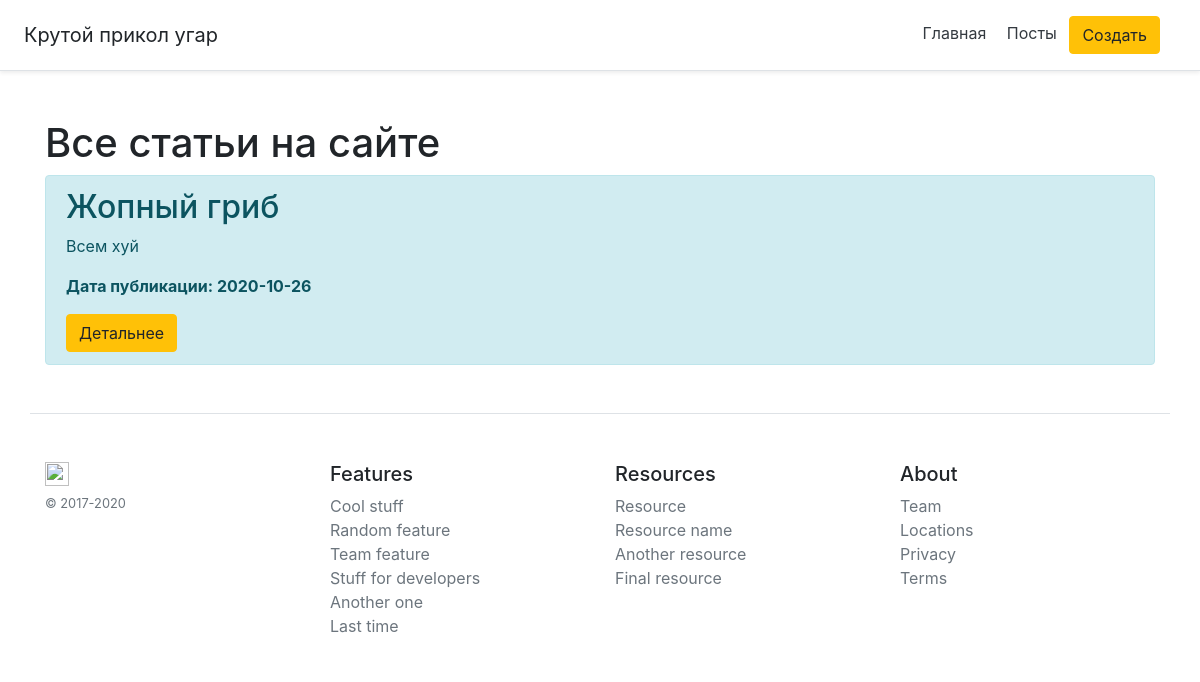
Page /posts on the earlier database version.
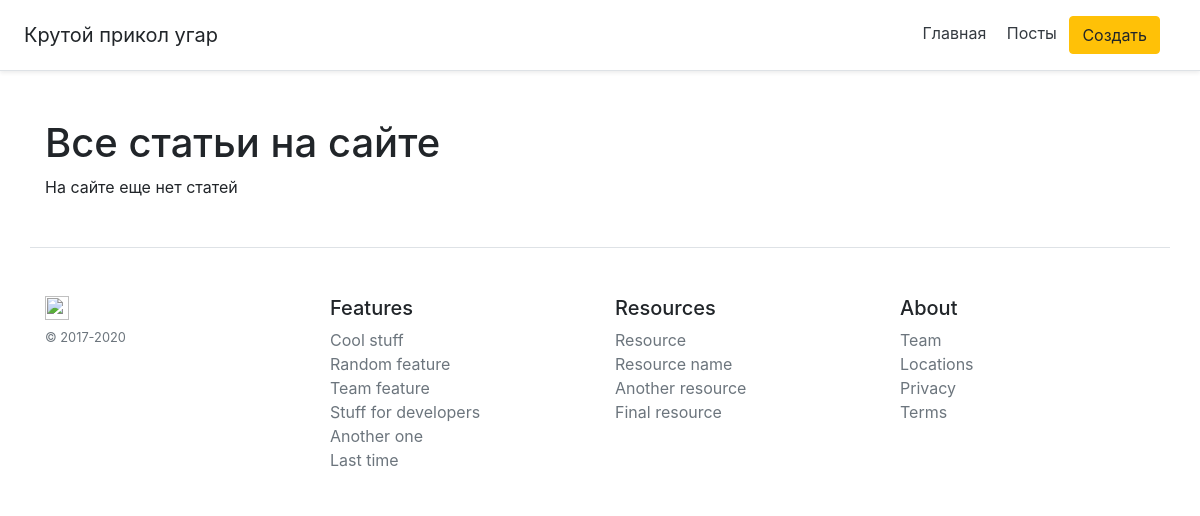
Same page on the later database version.
### app.py (models this page shows, shortened)
class Article(db.Model):
        id = db.Column(db.Integer, primary_key=True)
        title = db.Column(db.String(100), nullable=False)
        intro = db.Column(db.String(300), nullable=False)
        text =  db.Column(db.Text, nullable=False)
        date =  db.Column(db.DateTime, default=datetime.utcnow)

### app.py (the view)
@app.route('/posts')
def posts():
        articles = Article.query.order_by(Article.date.desc()).all()
        return render_template("posts.html", articles=articles)

### templates/posts.html (shortened to what this page needs)
{% extends 'base.html' %}
{% block body %}
    <div class="container mt-5">
        <h1>Все статьи на сайте</h1>
    {% if articles|length > 0 %}
        {% for el in articles %}
        <div class="alert alert-info">
            <h2>{{ el.title }}</h2>
            <p>{{ el.intro }}</p>
            <p><b>Дата публикации: {{ el.date.date() }}</b></p>
            <a href="/posts/{{ el.id }}" class="btn btn-warning">Детальнее</a>
        </div>
        {% endfor %}
    {% else %}
    <p>На сайте еще нет статей</p>
    {% endif %}
    </div>
{% endblock %}

### templates/base.html (shortened to what this page needs)
<!DOCTYPE html>
<html lang="en">
<head>
    <link rel="stylesheet" href="{{ url_for('static', filename='css/main.css')}}">
    <link rel="stylesheet" href="https://stackpath.bootstrapcdn.com/bootstrap/4.5.0/css/bootstrap.min.css">
</head>
<body>
    <div class="d-flex flex-column flex-md-row align-items-center p-3 px-md-4 mb-3 bg-white border-bottom shadow-sm">
        <h5 class="my-0 mr-md-auto font-weight-normal">Крутой прикол угар</h5>
        <nav class="my-2 my-md-0 mr-md-3">
          <a class="p-2 text-dark" href="/home">Главная</a>
          <a class="p-2 text-dark" href="/posts">Посты</a>
          <a class="btn btn-warning" href="/create-article">Создать</a>
        </nav>
      </div>
    {% block body %}{% endblock %}
    <footer class="container pt-4 my-md-5 pt-md-5 border-top">
        <div class="row">
          <div class="col-12 col-md">
            <img class="mb-2" src="/docs/4.5/assets/brand/bootstrap-solid.svg" alt="" width="24" height="24">
            <small class="d-block mb-3 text-muted">© 2017-2020</small>
          </div>
          <div class="col-6 col-md">
            <h5>Features</h5>
            <ul class="list-unstyled text-small">
              <li><a class="text-muted" href="#">Cool stuff</a></li>
              <li><a class="text-muted" href="#">Random feature</a></li>
              <li><a class="text-muted" href="#">Team feature</a></li>
              <li><a class="text-muted" href="#">Stuff for developers</a></li>
              <li><a class="text-muted" href="#">Another one</a></li>
              <li><a class="text-muted" href="#">Last time</a></li>
            </ul>
          </div>
          <div class="col-6 col-md">
            <h5>Resources</h5>
            <ul class="list-unstyled text-small">
              <li><a class="text-muted" href="#">Resource</a></li>
              <li><a class="text-muted" href="#">Resource name</a></li>
              <li><a class="text-muted" href="#">Another resource</a></li>
              <li><a class="text-muted" href="#">Final resource</a></li>
            </ul>
          </div>
          <div class="col-6 col-md">
            <h5>About</h5>
            <ul class="list-unstyled text-small">
              <li><a class="text-muted" href="#">Team</a></li>
              <li><a class="text-muted" href="#">Locations</a></li>
              <li><a class="text-muted" href="#">Privacy</a></li>
              <li><a class="text-muted" href="#">Terms</a></li>
            </ul>
          </div>
        </div>
      </footer>
</body>
</html>

### static/css/main.css (style rules this page uses)
body { background: green; }

Differences in the rows shown:
removed Article: title "Жопный гриб", intro "Всем хуй", date "2020-10-26"
Other differences:
text now shown: "На сайте еще нет статей"
